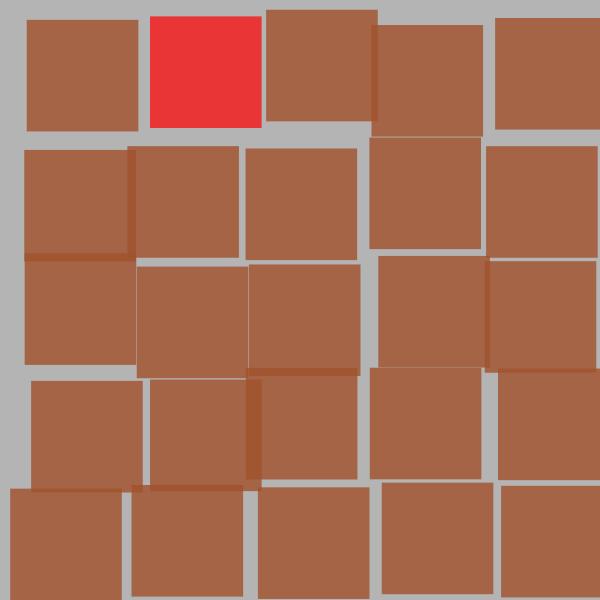
Frame 1 (no input)
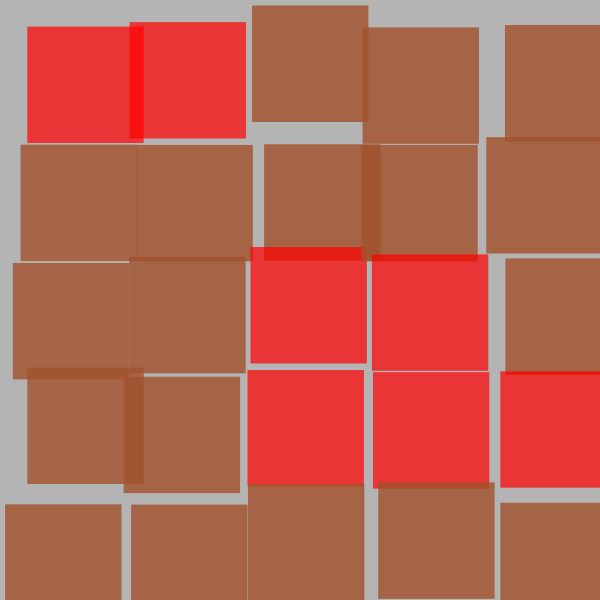
Frame 2 (the mouse pressed at the canvas centre, redrawn once)

The Processing sketch that drew these frames (run headless with seeded random() and noise(); the mouse was pressed at the canvas centre and the sketch redrawn once):

// Processing sketch: processing_151301
// ── processing_151301.pde

/*
 * Creative Coding
 * Week 2, 03 - n squares
 * by Indae Hwang and Jon McCormack
 * Copyright (c) 2014 Monash University
 *
 * In the next iteration of the square drawing sketch, this version selects a random number of squares
 * and a random gap between them. From this it calculates the width of each square then draws the squares
 * using two nested for loops.
 *
 * A simple drop shadow is also drawn to give the illusion of depth.
 * ***************************************************************************************************
 * This has been changed to make my version of Vera Molnar's 25 Rectangles
 * uses randomSeed to make small random numbers for gaps and positioning, 
 * uses a If / else to change 20% rectangles to red from brown
 *
 *
 *
 ******************************************************************************************************
 */
 

void setup() {
  size(600, 600);
  rectMode(CORNER);
  noStroke();
  frameRate(1);  // set the frame rate to 1 draw() call per second
  randomSeed(hour() + minute() + second() + millis());
  noLoop(); // run program once 
}


void draw() {

  background(180); // clear the screen to grey
  
  int num = 5 ;//(int) random(3, 12);   // select a random number of squares each frame
  int gap = (int) random(10); // select a random gap between each square
  int brownSquares = 20; // number of brown squares ( 80% )
  
  // calculate the size of each square for the given number of squares and gap between them
  float cellsize = ( width - (num + 1) * gap ) / (float)num;
  
  // print out title
  println("My Version of Vera Molnars's 25 rectangles" );
  
  // calculate shadow offset
  float offsetX = cellsize/random(10 ,25);
  float offsetY = cellsize/random(8, 22);
 

    for (int i=0; i<num; i++) {
      for (int j=0; j<num; j++) {
        //not using shadow in this program , but may want to later
        //fill(140, 180); // shadow
        //rect(gap * (i+1) + cellsize * i + offsetX, gap * (j+1) + cellsize * j + offsetY, cellsize, cellsize);
if (random (100) > brownSquares) { //  about 80% of time
        fill(160, 82, 45, 210); }//  rectangles are brown
     else {
       fill( 255, 0, 0, 180); // rectangles are red 
}       // draws 25 rectangles 
        rect(gap * (i+1) + cellsize * i + random (25) , gap * (j+1) + cellsize * j + random (25), cellsize, cellsize);
      }
    }
  
} //end of draw 
